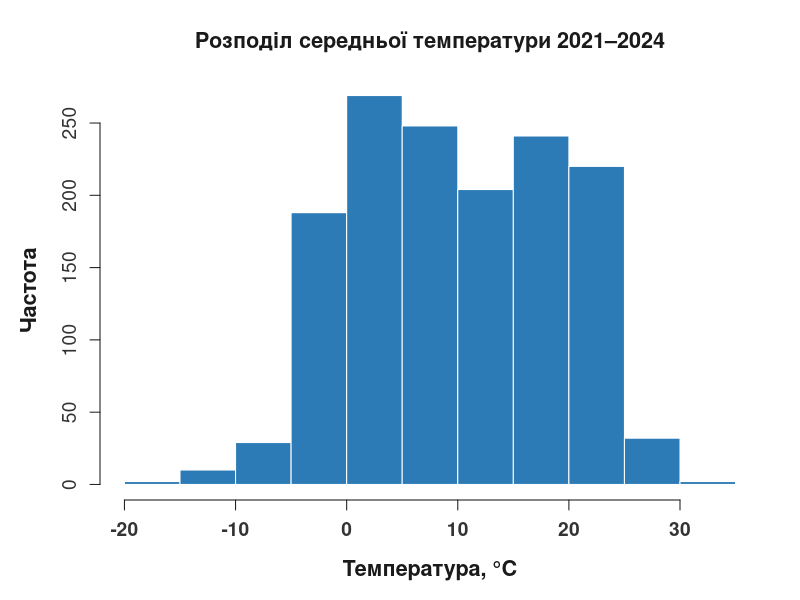
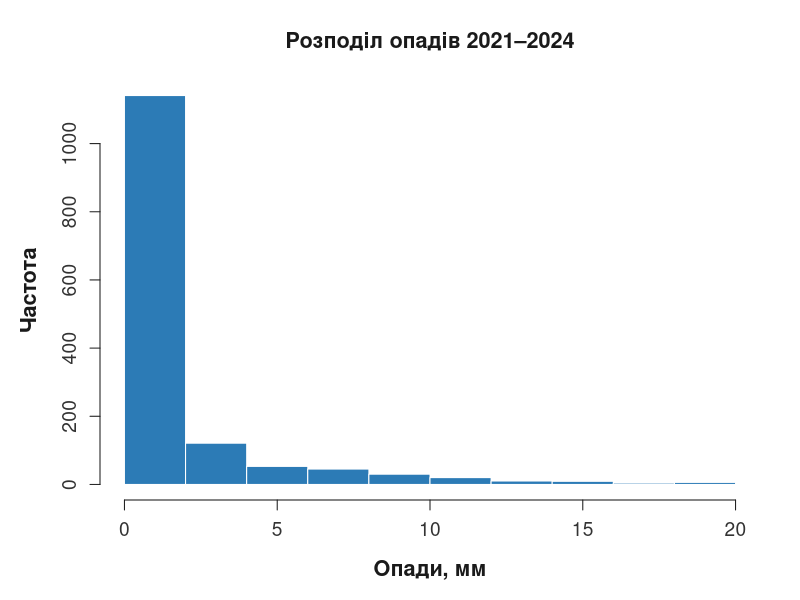
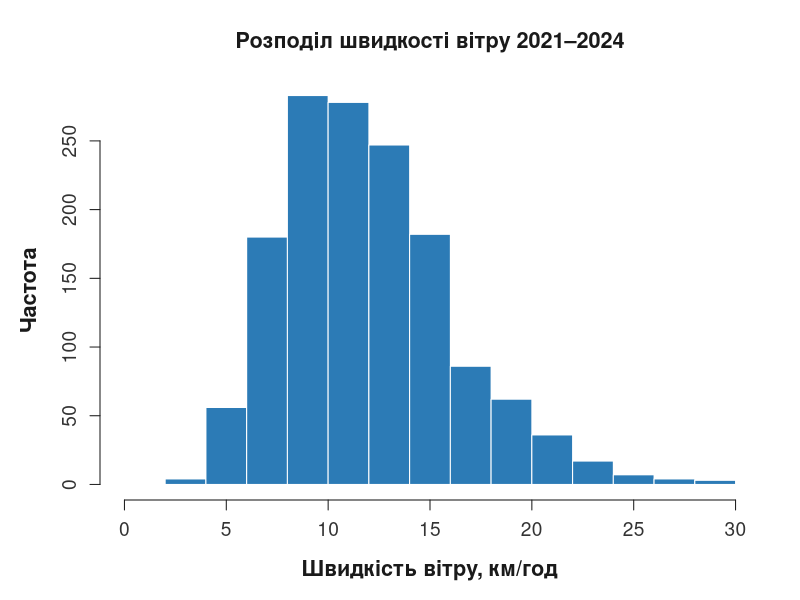
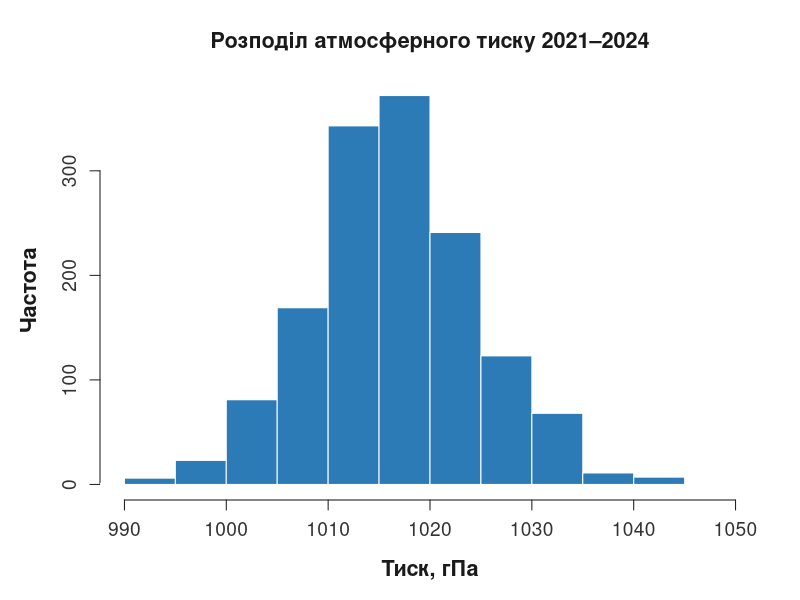
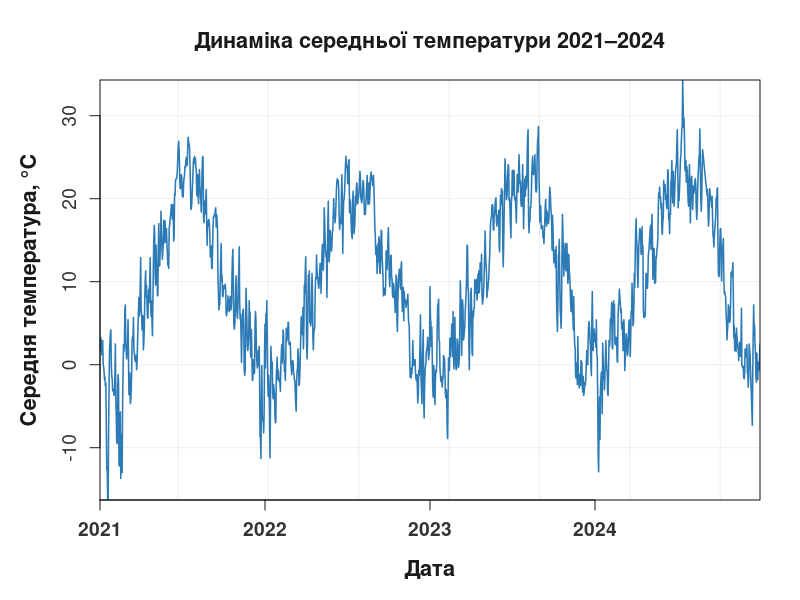
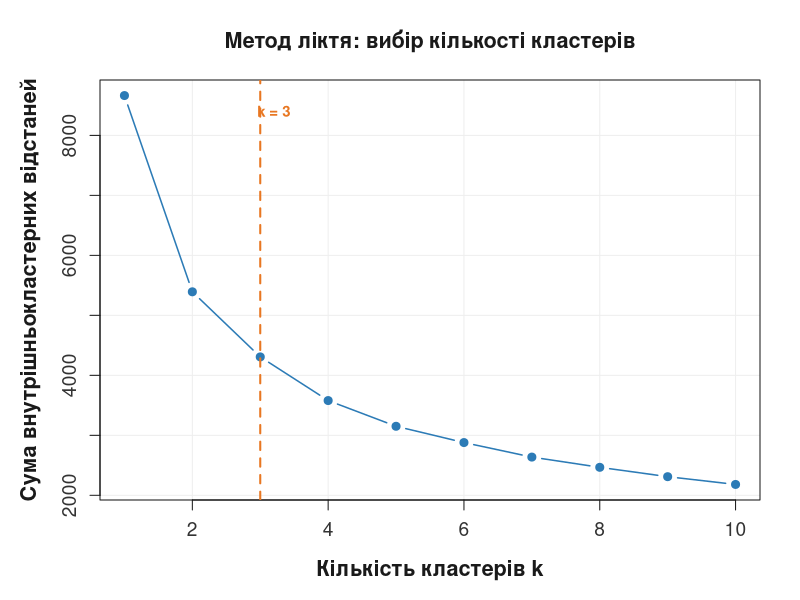
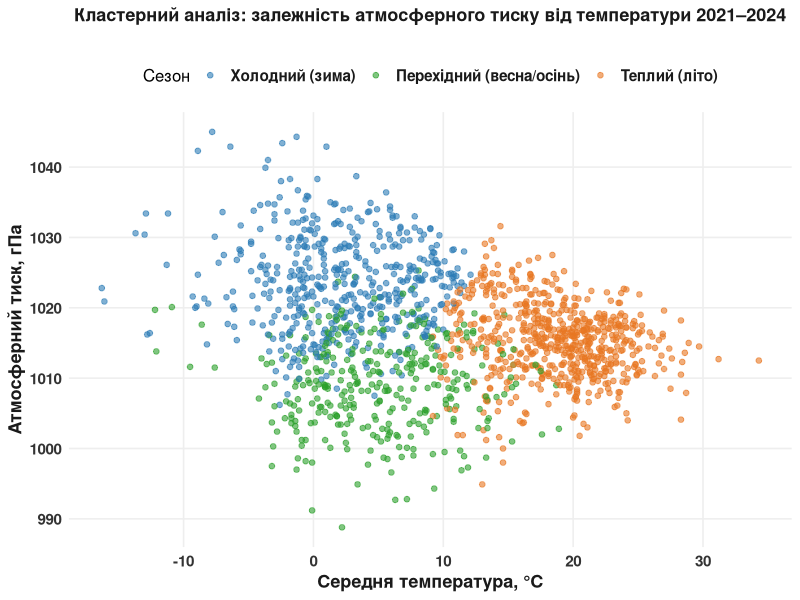
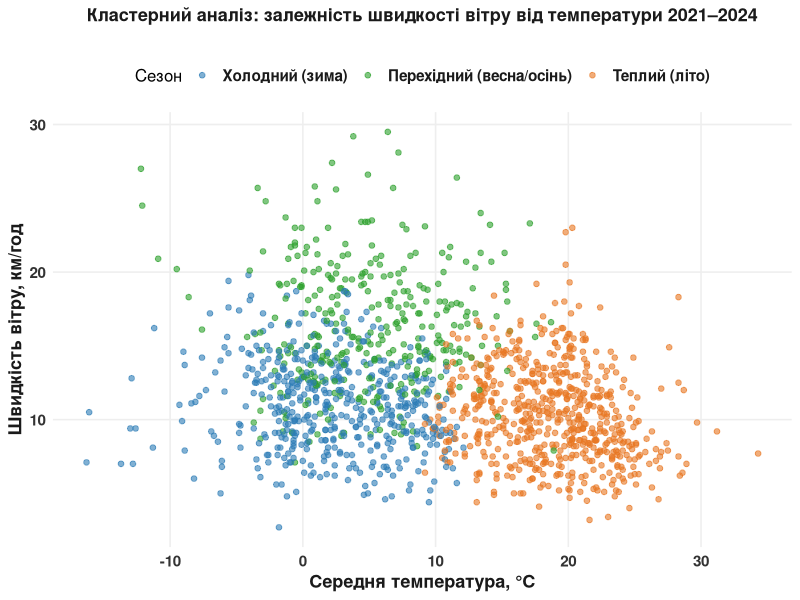

Generate these figures, in order, with R:
# install.packages(c("corrplot", "ggplot2")) 
library(corrplot) 
library(ggplot2) 

CLR_BLUE   <- "#2C7BB6"   # синій  — фактичні / навчальна / холодний 
CLR_ORANGE <- "#E87722"   # помаранч — прогноз / тестова / теплий 
CLR_GREEN  <- "#2CA02C"   # зелений — перехідний весна/осінь 
CLR_BLACK  <- "#1A1A1A"   # чорний  — лінії, текст 
CLR_GRID   <- "#EEEEEE"   # сітка 

theme_diploma <- theme_minimal(base_size = 12) + 
  theme( 
    plot.title       = element_text(face = "bold", size = 13, colour = CLR_BLACK, hjust = 0.5), 
    plot.subtitle    = element_text(size = 9.5, colour = "#555555"), 
    # Підписи осей — збільшені та жирні (читаються з будь-якої відстані) 
    axis.title       = element_text(face = "bold", size = 13, colour = CLR_BLACK), 
    axis.text        = element_text(face = "bold", size = 11, colour = "#333333"), 
    legend.text      = element_text(face = "bold", size = 11, colour = CLR_BLACK), 
    legend.position  = "top", 
    panel.grid.major = element_line(colour = CLR_GRID), 
    panel.grid.minor = element_blank(), 
    plot.background  = element_rect(fill = "white", colour = NA), 
    panel.background = element_rect(fill = "white", colour = NA) 
  ) 

# РОЗДІЛ 1. Завантаження даних 

data_raw <- read.csv("weather.csv", fileEncoding = "UTF-8-BOM")

# Якщо BOM все одно проскочив у першу колонку — прибираємо:
if (names(data_raw)[1] != "date") names(data_raw)[1] <- "date"

# Дати у CSV мають формат "2024-12-31 00:00:00" (з часом).
data_raw$date <- as.Date(data_raw$date, format = "%Y-%m-%d %H:%M:%S")



cat("\n Пропущені значення (до очищення) \n") 
na_counts <- colSums(is.na(data_raw)) 
na_pct    <- round(na_counts / nrow(data_raw) * 100, 1) 
print(data.frame(NA_кількість = na_counts, NA_відсоток = na_pct)) 

# РОЗДІЛ 2. Очищення 

data_raw <- data_raw[, !(names(data_raw) %in% c("snow", "wdir", "wpgt", "tsun"))] 

# Строгий фільтр за датою: від 2021-01-01 до 2024-12-31 включно. 
# Порівнюємо об'єкти Date напряму — точніше ніж format()+%Y. 
ANALYSIS_FROM <- as.Date("2021-01-01") 
ANALYSIS_TO   <- as.Date("2024-12-31") 
data <- data_raw[data_raw$date >= ANALYSIS_FROM & data_raw$date <= ANALYSIS_TO, ] 
data <- na.omit(data) 

cat("\n=== Робоча вибірка (2021–2024) ===\n") 
cat(sprintf("Спостережень: %d  |  %s — %s\n", 
            nrow(data), min(data$date), max(data$date))) 
print(table(format(data$date, "%Y"))) 
summary(data) 

# РОЗДІЛ 3. Розподіли та часовий ряд 

# 3.1 Розподіл середньої температури 

par(bg = "white", col.main = CLR_BLACK, col.lab = CLR_BLACK, 
    col.axis = "#333333", fg = CLR_BLACK, 
    font.lab = 2,          # жирні підписи осей (xlab / ylab) 
    mar = c(5, 5, 4, 2)) 

hist(data$tavg, 
     main = "Розподіл середньої температури 2021–2024", 
     xlab = "Температура, °C", ylab = "Частота", 
     col = CLR_BLUE, border = "white", 
     xlim = c(-20, 35), 
     xaxt = "n",                        # вимикаємо авто-вісь X 
     cex.lab = 1.3, cex.axis = 1.15, cex.main = 1.3) 
# Явні мітки: -20, -10, 0, 10, 20, 30, 35 



axis(1, at = seq(-20, 35, by = 10), 
     cex.axis = 1.15, col.axis = "#333333", font = 2) 

# 3.2 Розподіл опадів 

par(mar = c(5, 5, 4, 2), font.lab = 2, col.lab = CLR_BLACK, col.axis = "#333333") 
hist(data$prcp, 
     main = "Розподіл опадів 2021–2024", 
     xlab = "Опади, мм", ylab = "Частота", 
     col = CLR_BLUE, border = "white", 
     xlim = c(0, 20), 
     cex.lab = 1.3, cex.axis = 1.15, cex.main = 1.3) 

# 3.3 Розподіл швидкості вітру  

par(mar = c(5, 5, 4, 2), font.lab = 2, col.lab = CLR_BLACK, col.axis = "#333333") 
hist(data$wspd, 
     main = "Розподіл швидкості вітру 2021–2024", 
     xlab = "Швидкість вітру, км/год", ylab = "Частота", 
     col = CLR_BLUE, border = "white", 
     xlim = c(0, 30), 
     cex.lab = 1.3, cex.axis = 1.15, cex.main = 1.3) 

# 3.4 Розподіл атмосферного тиску 

par(mar = c(5, 5, 4, 2), font.lab = 2, col.lab = CLR_BLACK, col.axis = "#333333") 
hist(data$pres, 
     main = "Розподіл атмосферного тиску 2021–2024", 
     xlab = "Тиск, гПа", ylab = "Частота", 
     col = CLR_BLUE, border = "white", 
     xlim = c(990, 1050), 
     cex.lab = 1.3, cex.axis = 1.15, cex.main = 1.3) 

# 3.5 Динаміка температури 2021-01-01 по 2024-12-31  
date_from <- ANALYSIS_FROM 
date_to   <- ANALYSIS_TO 
data_plot <- data[data$date >= date_from & data$date <= date_to, ] 


x_ticks  <- as.Date(c("2021-01-01","2022-01-01","2023-01-01","2024-01-01")) 



x_labels <- c("2021","2022","2023","2024") 

par(mar = c(5, 5, 4, 2), font.lab = 2, col.lab = CLR_BLACK, col.axis = "#333333") 
plot(data_plot$date, data_plot$tavg, 
     type = "l", lwd = 1.5, col = CLR_BLUE, 
     main = "Динаміка середньої температури 2021–2024", 
     xlab = "Дата", ylab = "Середня температура, °C", 
     xlim = c(date_from, date_to), 
     xaxs = "i",    
     yaxs = "i",    
     xaxt = "n",    
     cex.lab = 1.3, cex.axis = 1.15, cex.main = 1.3, 
     panel.first = grid(col = CLR_GRID, lty = 1)) 

axis.Date(1, at = x_ticks, labels = x_labels, 
          cex.axis = 1.15, col.axis = "#333333", font = 2) 

# РОЗДІЛ 4. Кластеризація 

cluster_data        <- data[, c("tavg","tmin","tmax","prcp","wspd","pres")] 
cluster_data_scaled <- scale(cluster_data) 

# 4.1 Метод ліктя  
wss <- numeric(10) 
for (k in 1:10) { 
  set.seed(123) 
  wss[k] <- kmeans(cluster_data_scaled, centers = k, nstart = 25)$tot.withinss 
} 

par(mar = c(5, 5, 4, 2), font.lab = 2, col.lab = CLR_BLACK, col.axis = "#333333") 
plot(1:10, wss, 
     type = "b", pch = 19, lwd = 1.5, col = CLR_BLUE, 
     main = "Метод ліктя: вибір кількості кластерів", 
     xlab = "Кількість кластерів k", 
     ylab = "Сума внутрішньокластерних відстаней", 
     cex.lab = 1.3, cex.axis = 1.15, cex.main = 1.3, 
     panel.first = grid(col = CLR_GRID, lty = 1)) 
abline(v = 3, lty = 2, col = CLR_ORANGE, lwd = 2) 
text(3.2, max(wss) * 0.97, "k = 3", col = CLR_ORANGE, cex = 0.9, font = 2) 


# 4.2 k-means  
set.seed(123) 
kmeans_model <- kmeans(cluster_data_scaled, centers = 3, nstart = 25) 
data$cluster <- as.factor(kmeans_model$cluster) 

centers_tavg   <- tapply(data$tavg, data$cluster, mean) 
rank_order     <- order(centers_tavg) 
season_names   <- c("Холодний (зима)", "Перехідний (весна/осінь)", "Теплий (літо)") 
cluster_labels <- character(3) 
cluster_labels[rank_order] <- season_names 

cat("\nСемантика кластерів:\n") 
for (i in 1:3) cat(sprintf("  Кластер %d → %s (сер. %.1f°C)\n", 
                           i, cluster_labels[i], centers_tavg[i])) 

data$season <- factor(cluster_labels[as.integer(data$cluster)], levels = season_names) 

# Центри кластерів 
num_cols     <- c("tavg","tmin","tmax","prcp","wspd","pres") 
centers_real <- aggregate(data[, num_cols], 
                          by = list(Сезон = data$season), FUN = mean) 
centers_real[, num_cols] <- round(centers_real[, num_cols], 2) 
cat("\n=== Центри кластерів ===\n") 
print(centers_real) 

# Палітра кластерів: синій / зелений / помаранчевий 
season_colours <- c("Холодний (зима)"          = CLR_BLUE, 
                    "Перехідний (весна/осінь)"  = CLR_GREEN, 
                    "Теплий (літо)"             = CLR_ORANGE) 

# 4.3 Графік: температура і атмосферний тиск 
ggplot(data, aes(x = tavg, y = pres, colour = season)) + 
  geom_point(alpha = 0.6, size = 1.6) + 
  scale_colour_manual(values = season_colours) + 
  labs(title    = "Кластерний аналіз: залежність атмосферного тиску від температури 2021–2024", 
       subtitle = "", 
       x = "Середня температура, °C", 
       y = "Атмосферний тиск, гПа", 
       colour = "Сезон") + 
  theme_diploma 

# 4.4 Графік: температура і швидкість вітру 
ggplot(data, aes(x = tavg, y = wspd, colour = season)) + 
  geom_point(alpha = 0.6, size = 1.6) + 
  scale_colour_manual(values = season_colours) + 
  labs(title    = "Кластерний аналіз: залежність швидкості вітру від температури 2021–2024", 
       subtitle = "", 
       x = "Середня температура, °C", 
       y = "Швидкість вітру, км/год", 
       colour = "Сезон") + 
  theme_diploma 

# РОЗДІЛ 5. Кореляційний аналіз 

numeric_data <- data[, c("tavg","tmin","tmax","prcp","wspd","pres")] 
cor_matrix   <- cor(numeric_data) 

cat("\n=== Кореляційна матриця ===\n") 
print(round(cor_matrix, 3)) 

col_labels_x <- c( 
  "Серед.\nтемпература", 
  "Мін.\nтемпература", 
  "Макс.\nтемпература", 
  "Опади", 
  "Швидкість\nвітру", 
  "Атм.\nтиск" 
) 

col_labels_y <- c( 
  "Серед.\nтемпература", 
  "Мін.\nтемпература", 
  "Макс.\nтемпература", 
  "Опади", 
  "Швидкість\nвітру", 
  "Атм.\nтиск" 
) 

col_keys <- c("tavg", "tmin", "tmax", "prcp", "wspd", "pres") 


cor_ua <- cor_matrix 
rownames(cor_ua) <- col_keys 
colnames(cor_ua) <- col_keys 

# Кореляційна матриця через ggplot2 

n <- nrow(cor_ua) 
cor_long <- data.frame( 
  row_key = rep(col_keys, each = n), 
  col_key = rep(col_keys, times = n), 
  row_lbl = rep(col_labels_y, each = n), 
  col_lbl = rep(col_labels_x, times = n), 
  r       = as.vector(cor_ua), 
  row_idx = rep(seq_len(n), each = n), 
  col_idx = rep(seq_len(n), times = n) 
) 
cor_long <- cor_long[cor_long$col_idx >= cor_long$row_idx, ] 

cor_long$label   <- formatC(cor_long$r, digits = 2, format = "f") 
cor_long$txt_col <- ifelse(abs(cor_long$r) > 0.55, "white", "#1A1A1A") 

cor_long$row_lbl <- factor(cor_long$row_lbl, levels = rev(col_labels_y)) 
cor_long$col_lbl <- factor(cor_long$col_lbl, levels = col_labels_x) 

ggplot(cor_long, aes(x = col_lbl, y = row_lbl, fill = r)) + 
  geom_tile(colour = "white", linewidth = 0.5) + 
  geom_text(aes(label = label, colour = txt_col), 
            fontface = "bold", 
            size     = 5) + 
  scale_fill_gradient2( 
    low      = "#4393C3", 
    mid      = "white", 
    high     = "#D6604D", 
    midpoint = 0, 
    limits   = c(-1, 1), 
    name     = "Кореляція", 
    guide    = guide_colorbar( 
      barheight       = unit(0.90, "npc"), 
      barwidth        = unit(1.4, "cm"), 
      title.hjust     = 0.5, 
      label.theme     = element_text(size = 13, colour = CLR_BLACK, face = "bold"), 
      title.theme     = element_text(size = 13, face = "bold", colour = CLR_BLACK, 
                                     margin = margin(b = 8)), 
      frame.colour    = "#555555", 
      ticks.colour    = "#555555", 
      ticks.linewidth = 0.8, 
      nbin            = 300 
    ) 
  ) + 
  scale_colour_identity() + 
  coord_fixed() + 
  labs( 
    title = "Кореляційна матриця метеорологічних показників 2021–2024", 
    x = NULL, y = NULL 
  ) + 
  theme_minimal(base_size = 12) + 
  theme( 
    plot.title           = element_text(face = "bold", size = 13, 
                                        colour = CLR_BLACK, hjust = 0.5), 
    axis.text.x          = element_text(angle = 0, hjust = 0.5, vjust = 1, 
                                        colour = CLR_BLACK, size = 11, 
                                        face = "bold", lineheight = 0.85), 
    axis.text.y          = element_text(colour = CLR_BLACK, size = 11, 
                                        face = "bold", hjust = 1, 
                                        lineheight = 0.85), 
    panel.grid           = element_blank(), 
    legend.position      = "right", 
    legend.justification = "center", 
    legend.title.align   = 0.5, 
    plot.background      = element_rect(fill = "white", colour = NA), 
    panel.background     = element_rect(fill = "white", colour = NA) 
  )

# РОЗДІЛ 6. Поділ на вибірки 

split_boundary <- as.Date("2024-01-01") 
train <- data[data$date <  split_boundary, ] 
test  <- data[data$date >= split_boundary, ] 

cat("\n Вибірки \n") 
cat(sprintf("Навчальна (2021–2023): %d спостережень\n", nrow(train))) 
cat(sprintf("Тестова   (2024):      %d спостережень\n", nrow(test))) 

# РОЗДІЛ 7. Регресійна модель 

model <- lm(tavg ~ tmin + tmax + prcp + wspd + pres, data = train) 
summary(model) 

cf <- coef(model) 
cat("\n Рівняння моделі \n") 
cat(sprintf( 
  "tavg = %.4f + %.4f·tmin + %.4f·tmax + %.4f·prcp + %.4f·wspd + %.4f·pres\n", 
  cf[1], cf["tmin"], cf["tmax"], cf["prcp"], cf["wspd"], cf["pres"] 
)) 

pred_test  <- predict(model, newdata = test) 
pred_train <- predict(model, newdata = train) 

# РОЗДІЛ 8. Метрики точності 

calc_metrics <- function(actual, predicted, label = "") { 
  nonzero  <- actual != 0 
  MAE      <- mean(abs(actual - predicted)) 
  MSE      <- mean((actual - predicted)^2) 
  RMSE     <- sqrt(MSE) 
  MAPE     <- mean(abs((actual[nonzero] - predicted[nonzero]) / 
                         actual[nonzero])) * 100 
  R2       <- 1 - sum((actual - predicted)^2) / sum((actual - mean(actual))^2) 
  mean_val <- mean(abs(actual)) 
  
  cat(sprintf("\n Метрики: %s \n", label)) 
  cat(sprintf("  MAE   = %.4f °C  (%.2f %%)\n", MAE,  MAE / mean_val * 100)) 
  cat(sprintf("  MSE   = %.4f °C²\n", MSE)) 
  cat(sprintf("  RMSE  = %.4f °C  (%.2f %%)\n", RMSE, RMSE / mean_val * 100)) 
  70 
  
  
  cat(sprintf("  MAPE  = %.2f %%  ← ключова метрика\n", MAPE)) 
  cat(sprintf("  R²    = %.4f    (%.2f %%)\n", R2, R2 * 100)) 
  
  invisible(list(MAE=MAE, MAE_pct=MAE/mean_val*100, MSE=MSE, 
                 RMSE=RMSE, RMSE_pct=RMSE/mean_val*100, MAPE=MAPE, R2=R2)) 
} 

m_test  <- calc_metrics(test$tavg,  pred_test,  "Тестова (2024) — ОСНОВНА") 
m_train <- calc_metrics(train$tavg, pred_train, "Навчальна (2021–2023)") 

# РОЗДІЛ 9. ГРАФІК РЕГРЕСІЙНОЇ МОДЕЛІ + ПРОГНОЗ НА 2025 

#  9.1 Оцінка моделі на тестовій вибірці  
pred_test_df <- data.frame(date = test$date, predicted = pred_test) 
actual_test_df <- data.frame(date = test$date, actual = test$tavg) 

#  9.2 Побудова прогнозу на 2025 рік  

data$month <- as.integer(format(data$date, "%m")) 

# Середні значення предикторів по місяцях за 2021–2024 
monthly_means <- aggregate( 
  cbind(tmin, tmax, prcp, wspd, pres) ~ month, 
  data = data, 
  FUN  = mean 
) 

# Генерація дати 2025 
dates_2025 <- as.Date(paste0("2025-", sprintf("%02d", 1:12), "-15")) 

forecast_2025 <- data.frame( 
  date  = dates_2025, 
  month = 1:12 
) 
forecast_2025 <- merge(forecast_2025, monthly_means, by = "month") 
forecast_2025 <- forecast_2025[order(forecast_2025$date), ] 

# Прогноз tavg на 2025 
forecast_2025$predicted <- predict(model, newdata = forecast_2025) 


cat(" 
=== Прогноз середньої температури на 2025 рік === 
") 
print(data.frame( 
  Місяць    = format(forecast_2025$date, "%B"), 
  Прогноз_C = round(forecast_2025$predicted, 2) 
)) 

#  9.3 Графік: навчальна і тестова (Y і Ŷ) з прогнозом 2025 ── 
# Межа між тестовою та прогнозом 
forecast_boundary <- as.Date("2025-01-01") 

ggplot() + 
  # Фактичні 2021–2023 (навчальна) — синя 
  geom_line(data = train, 
            aes(x = date, y = tavg, colour = "Фактичні 2021–2023 (навч.)"), 
            linewidth = 0.75) + 
  # Фактичні 2024 (тестова, Y) — зелена 
  geom_line(data = actual_test_df, 
            aes(x = date, y = actual, colour = "Фактичні 2024 (тест., Y)"), 
            linewidth = 0.9) + 
  # Модельна оцінка на тестовій (Ŷ) — помаранчева пунктир 
  geom_line(data = pred_test_df, 
            aes(x = date, y = predicted, colour = "Оцінка моделі 2024 (Ŷ)"), 
            linewidth = 0.9, linetype = "dashed") + 
  # Прогноз 2025 — червона пунктирна 
  geom_line(data = forecast_2025, 
            aes(x = date, y = predicted, colour = "Прогноз 2025"), 
            linewidth = 1.1, linetype = "dashed") + 
  geom_point(data = forecast_2025, 
             aes(x = date, y = predicted, colour = "Прогноз 2025"), 
             size = 2.5) + 
  # Межа навчальна | тестова 
  geom_vline(xintercept = as.numeric(split_boundary), 
             linetype = "dotted", colour = "#666666", linewidth = 0.7) + 
  annotate("text", x = split_boundary, y = max(data$tavg) * 0.93, 
           label = "Початок 
тестової", hjust = -0.05, size = 3.0, 
           colour = "#666666") + 
  # Межа тестова | прогноз 
  

geom_vline(xintercept = as.numeric(forecast_boundary), 
           linetype = "dotted", colour = "#CC0000", linewidth = 0.7) + 
  annotate("text", x = forecast_boundary, y = max(data$tavg) * 0.93, 
           label = "Початок 
прогнозу", hjust = -0.05, size = 3.0, 
           colour = "#CC0000") + 
  scale_colour_manual( 
    name   = NULL, 
    values = c( 
      "Фактичні 2021–2023 (навч.)" = CLR_BLUE, 
      "Фактичні 2024 (тест., Y)"   = CLR_GREEN, 
      "Оцінка моделі 2024 (Ŷ)"     = CLR_ORANGE, 
      "Прогноз 2025"                = "#CC0000" 
    ), 
    # Явний порядок у легенді: синій → помаранчевий → зелений → червоний 
    breaks = c( 
      "Фактичні 2021–2023 (навч.)", 
      "Оцінка моделі 2024 (Ŷ)", 
      "Фактичні 2024 (тест., Y)", 
      "Прогноз 2025" 
    ) 
  ) + 
  scale_x_date( 
    limits = c(as.Date("2021-01-01"), as.Date("2025-12-31")), 
    expand = c(0, 0) 
  ) + 
  labs( 
    title    = "Регресійна модель", 
    subtitle = "", 
    x        = "Час", 
    y        = "Середня температура, °C" 
  ) + 
  theme_diploma
